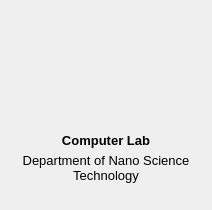
    <widget class="QFrame" name="cardFrame03">
     <!-- ස්ථානය x/y වලින්ද ප්‍රමාණය width/height වලින්ද වෙනස් කරන්න. -->
     <property name="geometry">
      <rect>
       <x>460</x>
       <y>4</y>
       <width>212</width>
       <height>210</height>
      </rect>
     </property>
     <!-- මෙම control එකේ පාට, border, padding සහ radius සඳහා CSS rules මෙහි ඇත. -->
     <property name="styleSheet">
      <string>QFrame#cardFrame03 { background:#FFFFFF; border:2px solid #D4DEEB; border-radius:12px; } QFrame#cardFrame03[selected=&quot;true&quot;] { background:#EAF2FF; border-color:#6099F5; }</string>
     </property>
     <property name="frameShape">
      <enum>QFrame::Shape::NoFrame</enum>
     </property>
     <!-- Workshop හඳුනාගන්නා නමයි; workshopcatalog.cpp හි category සහ image alias සමඟ ගළපන්න. -->
     <property name="category" stdset="0">
      <string>Computer</string>
     </property>
     <!-- workshopImage03: text/image පෙන්වන label එක; name එක C++ code එකේද භාවිත විය හැක. -->
     <widget class="QLabel" name="workshopImage03">
      <!-- ස්ථානය x/y වලින්ද ප්‍රමාණය width/height වලින්ද වෙනස් කරන්න. -->
      <property name="geometry">
       <rect>
        <x>56</x>
        <y>24</y>
        <width>100</width>
        <height>100</height>
       </rect>
      </property>
      <!-- Image resource alias එකයි; සැබෑ path එක resources/images.qrc හි ඇත. -->
      <property name="pixmap">
       <pixmap resource="../../resources/images.qrc">:/workshops/Computer.png</pixmap>
      </property>
      <!-- true නම් image එක label ප්‍රමාණයට දිගහැරේ. -->
      <property name="scaledContents">
       <bool>true</bool>
      </property>
      <property name="alignment">
       <set>Qt::AlignmentFlag::AlignCenter</set>
      </property>
     </widget>
     <!-- workshopTitle03: text/image පෙන්වන label එක; name එක C++ code එකේද භාවිත විය හැක. -->
     <widget class="QLabel" name="workshopTitle03">
      <!-- ස්ථානය x/y වලින්ද ප්‍රමාණය width/height වලින්ද වෙනස් කරන්න. -->
      <property name="geometry">
       <rect>
        <x>16</x>
        <y>132</y>
        <width>180</width>
        <height>17</height>
       </rect>
      </property>
      <!-- මෙම control එකේ font නම, size සහ bold බව මෙහි වෙනස් කරන්න. -->
      <property name="font">
       <font>
        <family>Segoe UI</family>
        <pointsize>10</pointsize>
        <bold>true</bold>
       </font>
      </property>
      <!-- පෙන්වන text එක මෙහි වෙනස් කරන්න; dynamic text C++ මගින් නැවත යෙදිය හැක. -->
      <property name="text">
       <string>Computer Lab</string>
      </property>
      <property name="alignment">
       <set>Qt::AlignmentFlag::AlignCenter</set>
      </property>
      <!-- true නම් ඉඩ මදි text එක ඊළඟ පේළියට යයි. -->
      <property name="wordWrap">
       <bool>true</bool>
      </property>
     </widget>
     <!-- workshopDepartment03: text/image පෙන්වන label එක; name එක C++ code එකේද භාවිත විය හැක. -->
     <widget class="QLabel" name="workshopDepartment03">
      <!-- ස්ථානය x/y වලින්ද ප්‍රමාණය width/height වලින්ද වෙනස් කරන්න. -->
      <property name="geometry">
       <rect>
        <x>16</x>
        <y>153</y>
        <width>180</width>
        <height>53</height>
       </rect>
      </property>
      <!-- මෙම control එකේ font නම, size සහ bold බව මෙහි වෙනස් කරන්න. -->
      <property name="font">
       <font>
        <family>Segoe UI</family>
        <pointsize>10</pointsize>
       </font>
      </property>
      <!-- පෙන්වන text එක මෙහි වෙනස් කරන්න; dynamic text C++ මගින් නැවත යෙදිය හැක. -->
      <property name="text">
       <string>Department of Nano Science Technology</string>
      </property>
      <property name="alignment">
       <set>Qt::AlignmentFlag::AlignHCenter|Qt::AlignmentFlag::AlignTop</set>
      </property>
      <!-- true නම් ඉඩ මදි text එක ඊළඟ පේළියට යයි. -->
      <property name="wordWrap">
       <bool>true</bool>
      </property>
     </widget>
     <!-- workshopCard_Computer: ක්ලික් කළ හැකි button එක; name එක C++ code එකේද භාවිත විය හැක. -->
     <widget class="QPushButton" name="workshopCard_Computer">
      <!-- ස්ථානය x/y වලින්ද ප්‍රමාණය width/height වලින්ද වෙනස් කරන්න. -->
      <property name="geometry">
       <rect>
        <x>0</x>
        <y>0</y>
        <width>212</width>
        <height>210</height>
       </rect>
      </property>
      <property name="cursor">
       <cursorShape>PointingHandCursor</cursorShape>
      </property>
      <property name="toolTip">
       <string>Computer Lab
Department of Nano Science Technology</string>
      </property>
      <property name="accessibleName">
       <string>Computer Lab</string>
      </property>
      <!-- මෙම control එකේ පාට, border, padding සහ radius සඳහා CSS rules මෙහි ඇත. -->
      <property name="styleSheet">
       <string>QPushButton { background:transparent; border:2px solid transparent; border-radius:12px; padding:0; } QPushButton:hover, QPushButton:focus { border:2px solid #6099F5; background:rgba(80,140,240,18); }</string>
      </property>
      <!-- පෙන්වන text එක මෙහි වෙනස් කරන්න; dynamic text C++ මගින් නැවත යෙදිය හැක. -->
      <property name="text">
       <string/>
      </property>
      <property name="flat">
       <bool>true</bool>
      </property>
     </widget>
    </widget>
